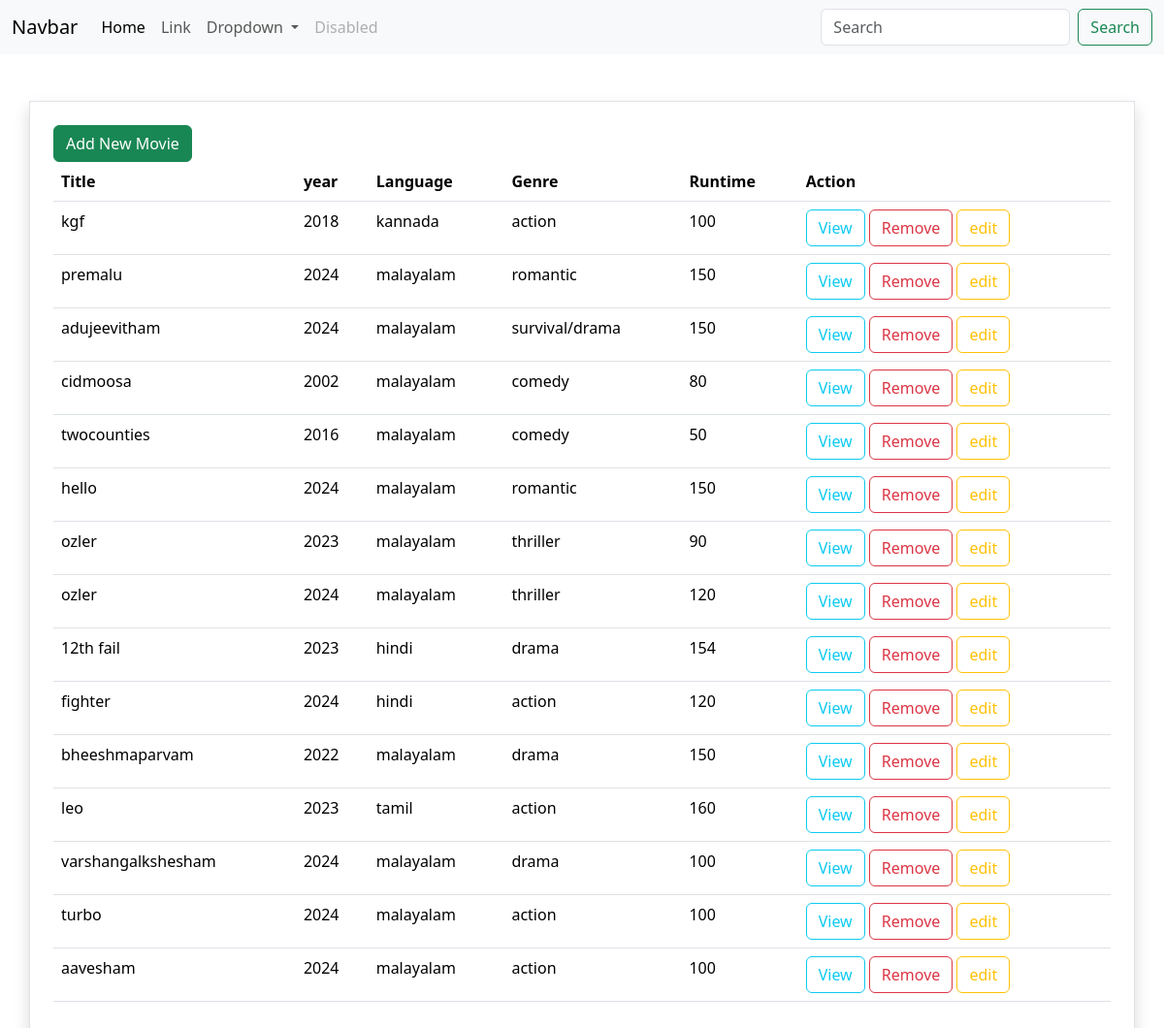
/movies/all/, run on the app's committed database.
### myapp/models.py (models this page shows, shortened)
class Movie(models.Model):
    title=models.CharField(max_length=200)
    year=models.CharField(max_length=200)
    director=models.CharField(max_length=200)
    run_time=models.PositiveIntegerField()
    language=models.CharField(max_length=200)
    genre=models.CharField(max_length=200)

### myapp/views.py (the view)
# urls.py: path('movies/all/',views.MovieListView.as_view(),name="movie-list"),
class MovieListView(View):
    def get(self,request,*args,**kwargs):
        qs=Movie.objects.all()
        return render(request,"movie_list.html",{"data":qs})

### myapp/templates/movie_list.html
{%extends 'base.html'%}
{%block main_block%}
<div class="container p-4 mt-5 border shadow">
    <div>
        <a href="{%url 'movie-create'%}" class="btn btn-success">Add New Movie</a>
    </div>
    <table class="table">
        <tr>
            <th>Title</th>
            <th>year</th>
            <th>Language</th>
            <th>Genre</th>
            <th>Runtime</th>
            <th>Action</th>
        </tr>
        {%for m in data%}
        <tr>
            <td>{{m.title}}</td>
            <td>{{m.year}}</td>
            <td>{{m.language}}</td>
            <td>{{m.genre}}</td>
            <td>{{m.run_time}}</td>
            <td>
                <a href="{%url 'movie-detail' m.id%}" class="btn btn-outline-info">View</a>
                <a href="{%url 'movie-delete' m.id%}" class="btn btn-outline-danger">Remove</a>
                <a href="{%url 'movie-edit' m.id%}" class="btn btn-outline-warning">edit</a>
            </td>
        </tr>
        {%endfor%}
    </table>
</div>
{%endblock%}

### myapp/templates/base.html (shortened to what this page needs)
<!DOCTYPE html>
<html lang="en">
<head>
  <link href="https://cdn.jsdelivr.net/npm/bootstrap@5.3.3/dist/css/bootstrap.min.css" rel="stylesheet"
>
</head>
<nav class="navbar navbar-expand-lg bg-body-tertiary">
  <div class="container-fluid">
    <a class="navbar-brand" href="#">Navbar</a>
    <div class="collapse navbar-collapse" id="navbarSupportedContent">
      <ul class="navbar-nav me-auto mb-2 mb-lg-0">
        <li class="nav-item">
          <a class="nav-link active" aria-current="page" href="#">Home</a>
        </li>
        <li class="nav-item">
          <a class="nav-link" href="#">Link</a>
        </li>
        <li class="nav-item dropdown">
          <a class="nav-link dropdown-toggle" href="#" role="button" data-bs-toggle="dropdown" aria-expanded="false">
            Dropdown
          </a>
        </li>
        <li class="nav-item">
          <a class="nav-link disabled" aria-disabled="true">Disabled</a>
        </li>
      </ul>
      <form class="d-flex" role="search">
        <input class="form-control me-2" type="search" placeholder="Search" aria-label="Search">
        <button class="btn btn-outline-success" type="submit">Search</button>
      </form>
    </div>
  </div>
</nav>
<body>
  {%block main_block%}
  {%endblock%}
</body>
</html>

### data on the page
Movie: title "kgf", year "2018", language "kannada", genre "action", run_time "100"
Movie: title "premalu", year "2024", language "malayalam", genre "romantic", run_time "150"
Movie: title "adujeevitham", year "2024", language "malayalam", genre "survival/drama", run_time "150"
Movie: title "cidmoosa", year "2002", language "malayalam", genre "comedy", run_time "80"
Movie: title "twocounties", year "2016", language "malayalam", genre "comedy", run_time "50"
Movie: title "hello", year "2024", language "malayalam", genre "romantic", run_time "150"
Movie: title "ozler", year "2023", language "malayalam", genre "thriller", run_time "90"
Movie: title "ozler", year "2024", language "malayalam", genre "thriller", run_time "120"
Movie: title "12th fail", year "2023", language "hindi", genre "drama", run_time "154"
Movie: title "fighter", year "2024", language "hindi", genre "action", run_time "120"
Movie: title "bheeshmaparvam", year "2022", language "malayalam", genre "drama", run_time "150"
Movie: title "leo", year "2023", language "tamil", genre "action", run_time "160"
Movie: title "varshangalkshesham", year "2024", language "malayalam", genre "drama", run_time "100"
Movie: title "turbo", year "2024", language "malayalam", genre "action", run_time "100"
Movie: title "aavesham", year "2024", language "malayalam", genre "action", run_time "100"
